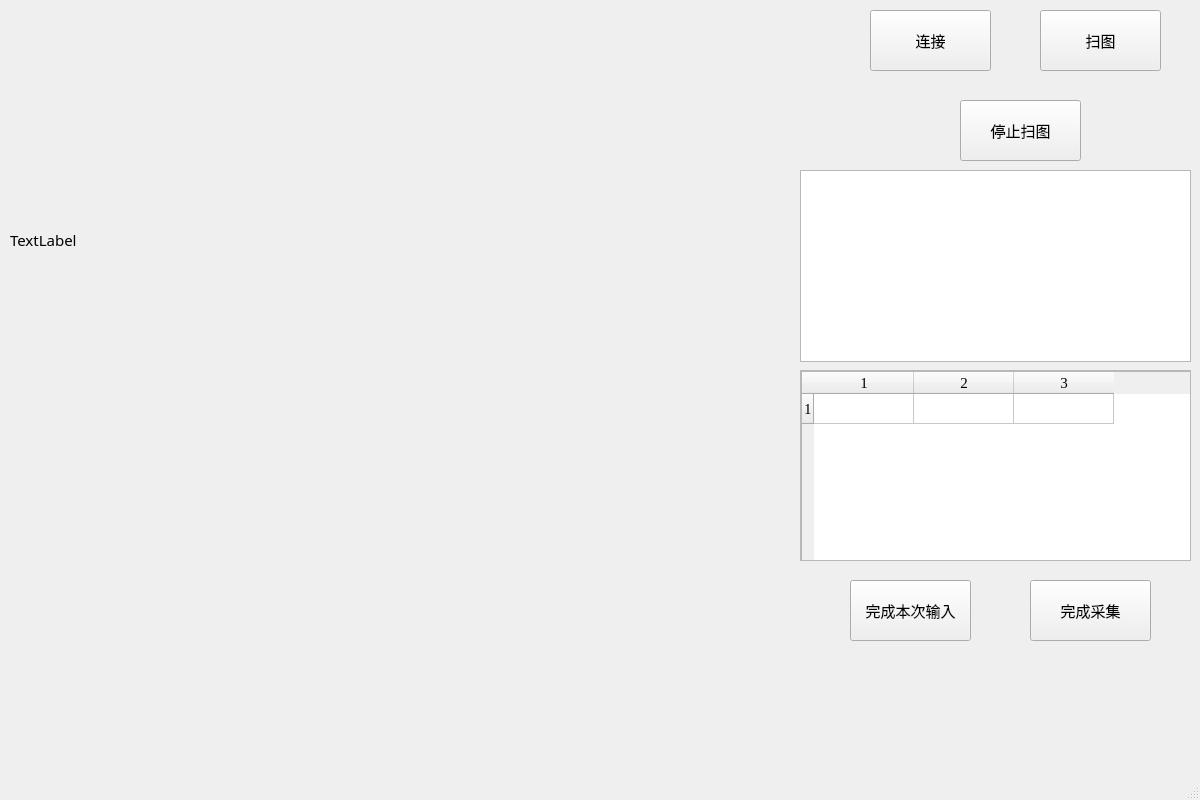
<?xml version="1.0" encoding="UTF-8"?>
<ui version="4.0">
 <class>HandEye</class>
 <widget class="QMainWindow" name="HandEye">
  <property name="geometry">
   <rect>
    <x>0</x>
    <y>0</y>
    <width>1200</width>
    <height>800</height>
   </rect>
  </property>
  <property name="minimumSize">
   <size>
    <width>1200</width>
    <height>800</height>
   </size>
  </property>
  <property name="maximumSize">
   <size>
    <width>1200</width>
    <height>800</height>
   </size>
  </property>
  <property name="font">
   <font>
    <family>黑体</family>
    <pointsize>11</pointsize>
   </font>
  </property>
  <property name="windowTitle">
   <string>HandEye</string>
  </property>
  <widget class="QWidget" name="centralwidget">
   <widget class="QTextBrowser" name="textBrowser_log">
    <property name="geometry">
     <rect>
      <x>800</x>
      <y>170</y>
      <width>391</width>
      <height>192</height>
     </rect>
    </property>
   </widget>
   <widget class="QPushButton" name="pBtnConnect_on_single">
    <property name="geometry">
     <rect>
      <x>1040</x>
      <y>10</y>
      <width>121</width>
      <height>61</height>
     </rect>
    </property>
    <property name="minimumSize">
     <size>
      <width>101</width>
      <height>41</height>
     </size>
    </property>
    <property name="maximumSize">
     <size>
      <width>55555</width>
      <height>55555</height>
     </size>
    </property>
    <property name="font">
     <font>
      <family>黑体</family>
      <pointsize>11</pointsize>
     </font>
    </property>
    <property name="text">
     <string>扫图</string>
    </property>
   </widget>
   <widget class="QPushButton" name="pBtnConnect_on_connect">
    <property name="geometry">
     <rect>
      <x>870</x>
      <y>10</y>
      <width>121</width>
      <height>61</height>
     </rect>
    </property>
    <property name="minimumSize">
     <size>
      <width>101</width>
      <height>41</height>
     </size>
    </property>
    <property name="maximumSize">
     <size>
      <width>55555</width>
      <height>55555</height>
     </size>
    </property>
    <property name="font">
     <font>
      <family>黑体</family>
      <pointsize>11</pointsize>
     </font>
    </property>
    <property name="text">
     <string>连接</string>
    </property>
   </widget>
   <widget class="QLabel" name="label_gray">
    <property name="geometry">
     <rect>
      <x>10</x>
      <y>0</y>
      <width>640</width>
      <height>480</height>
     </rect>
    </property>
    <property name="text">
     <string>TextLabel</string>
    </property>
   </widget>
   <widget class="QPushButton" name="pBtnConnect_on_single_2">
    <property name="geometry">
     <rect>
      <x>960</x>
      <y>100</y>
      <width>121</width>
      <height>61</height>
     </rect>
    </property>
    <property name="minimumSize">
     <size>
      <width>101</width>
      <height>41</height>
     </size>
    </property>
    <property name="maximumSize">
     <size>
      <width>55555</width>
      <height>55555</height>
     </size>
    </property>
    <property name="font">
     <font>
      <family>黑体</family>
      <pointsize>11</pointsize>
     </font>
    </property>
    <property name="text">
     <string>停止扫图</string>
    </property>
   </widget>
   <widget class="QScrollArea" name="scrollArea">
    <property name="geometry">
     <rect>
      <x>800</x>
      <y>370</y>
      <width>391</width>
      <height>191</height>
     </rect>
    </property>
    <property name="widgetResizable">
     <bool>true</bool>
    </property>
    <widget class="QWidget" name="scrollAreaWidgetContents">
     <property name="geometry">
      <rect>
       <x>0</x>
       <y>0</y>
       <width>389</width>
       <height>189</height>
      </rect>
     </property>
     <widget class="QTableWidget" name="tableWidget">
      <property name="geometry">
       <rect>
        <x>0</x>
        <y>0</y>
        <width>391</width>
        <height>192</height>
       </rect>
      </property>
      <property name="font">
       <font>
        <family>Times New Roman</family>
        <pointsize>11</pointsize>
       </font>
      </property>
      <property name="rowCount">
       <number>1</number>
      </property>
      <property name="columnCount">
       <number>3</number>
      </property>
      <row/>
      <column/>
      <column/>
      <column/>
     </widget>
    </widget>
   </widget>
   <widget class="QPushButton" name="pBtnConnect_on_single_3">
    <property name="geometry">
     <rect>
      <x>850</x>
      <y>580</y>
      <width>121</width>
      <height>61</height>
     </rect>
    </property>
    <property name="minimumSize">
     <size>
      <width>101</width>
      <height>41</height>
     </size>
    </property>
    <property name="maximumSize">
     <size>
      <width>55555</width>
      <height>55555</height>
     </size>
    </property>
    <property name="font">
     <font>
      <family>黑体</family>
      <pointsize>11</pointsize>
     </font>
    </property>
    <property name="text">
     <string>完成本次输入</string>
    </property>
   </widget>
   <widget class="QPushButton" name="pBtnConnect_on_single_4">
    <property name="geometry">
     <rect>
      <x>1030</x>
      <y>580</y>
      <width>121</width>
      <height>61</height>
     </rect>
    </property>
    <property name="minimumSize">
     <size>
      <width>101</width>
      <height>41</height>
     </size>
    </property>
    <property name="maximumSize">
     <size>
      <width>55555</width>
      <height>55555</height>
     </size>
    </property>
    <property name="font">
     <font>
      <family>黑体</family>
      <pointsize>11</pointsize>
     </font>
    </property>
    <property name="text">
     <string>完成采集</string>
    </property>
   </widget>
  </widget>
  <widget class="QMenuBar" name="menubar">
   <property name="geometry">
    <rect>
     <x>0</x>
     <y>0</y>
     <width>1200</width>
     <height>23</height>
    </rect>
   </property>
  </widget>
  <widget class="QStatusBar" name="statusbar"/>
 </widget>
 <resources/>
 <connections/>
</ui>
